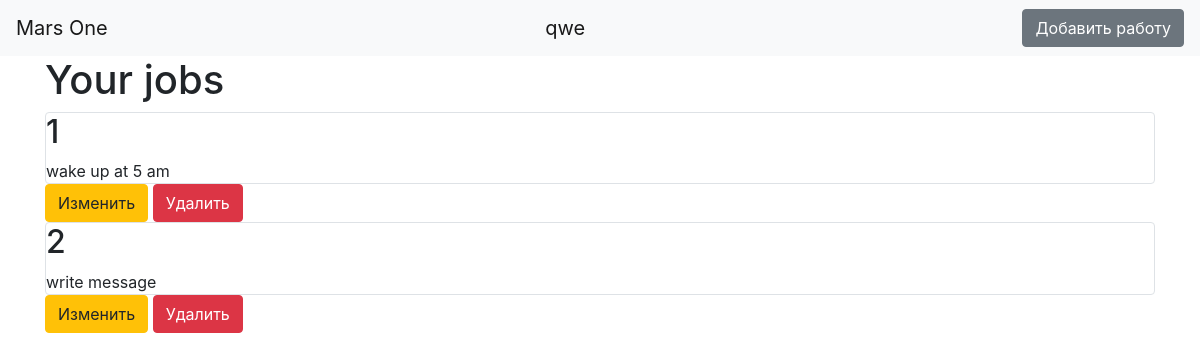
Before: / (signed in) with the older database file.
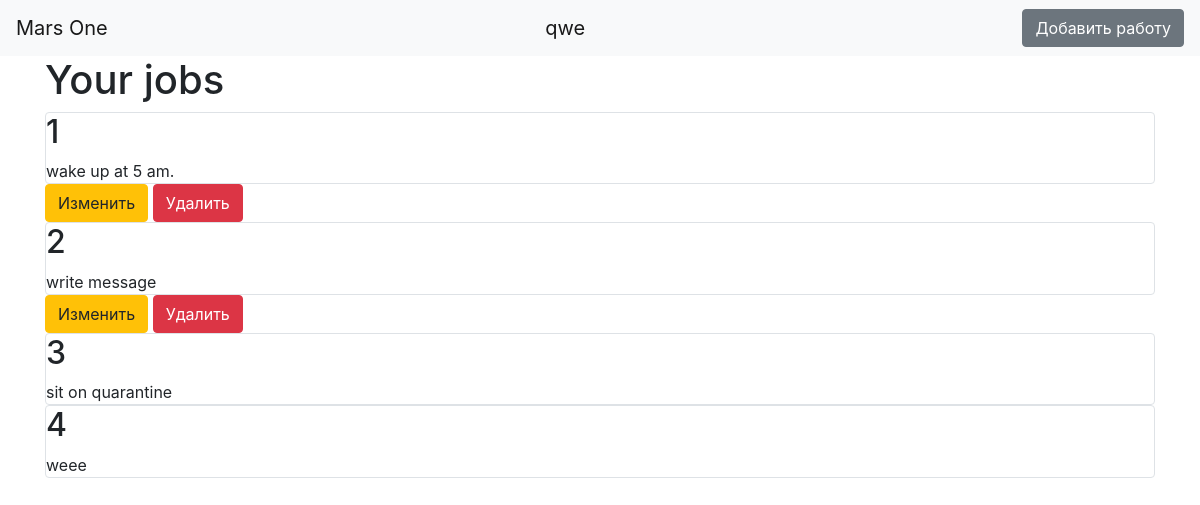
After: the same page with the newer database file.
### data/jobs.py (models this page shows)
class Jobs(SqlAlchemyBase):
    __tablename__ = 'jobs'
    id = sqlalchemy.Column(sqlalchemy.Integer,
                           primary_key=True, autoincrement=True)
    team_leader = sqlalchemy.Column(sqlalchemy.Integer, nullable=True)
    job = sqlalchemy.Column(sqlalchemy.String, nullable=True)
    work_size = sqlalchemy.Column(sqlalchemy.Integer, nullable=True)
    collaborators = sqlalchemy.Column(sqlalchemy.String, nullable=True)
    start_date = sqlalchemy.Column(sqlalchemy.DateTime,
                                   default=datetime.datetime.now)
    end_date = sqlalchemy.Column(sqlalchemy.DateTime,
                                 default=datetime.datetime.now)
    is_finished = sqlalchemy.Column(sqlalchemy.Boolean)
    team_leader = sqlalchemy.Column(sqlalchemy.Integer,
                                    sqlalchemy.ForeignKey("users.id"))
    user = orm.relation('User')

### serv.py (the view)
@app.route("/")
def index():
    session = db_session.create_session()
    jobs = session.query(Jobs)
    return render_template("index.html", news=jobs)

### data/db_session.py (called while the page is built)
def create_session() -> Session:
    global __factory
    return __factory()

### serv.py (called while the page is built)
@login_manager.user_loader
def load_user(user_id):
    session = db_session.create_session()
    return session.query(User).get(user_id)

### templates/index.html
{% extends "base.html" %}
{% block content %}
<h1>Your jobs</h1>
{% for item in news%}
<nav>
    {% if current_user.is_authenticated %}
    <div class="col-md6 border rounded">
    <h2>{{item.id}}</h2>
    <div>
        {{item.job}}
    </div>
    </div>
{% endif %}
    {% if current_user.is_authenticated and current_user == item.user or current_user.is_authenticated and current_user.id == 1 %}
    <div>
        <a href="/jobs/{{ item.id }}" class="btn btn-warning">Изменить</a>
        <a href="/jobs_delete/{{ item.id }}" class="btn btn-danger">Удалить</a>
    </div>
{% endif %}
</nav>
{% endfor %}
{% endblock %}

Changed rows visible on the page:
changed Jobs id 1: job "wake up at 5 am" → "wake up at 5 am."
added Jobs: id "3", job "sit on quarantine"
added Jobs: id "4", job "weee"
